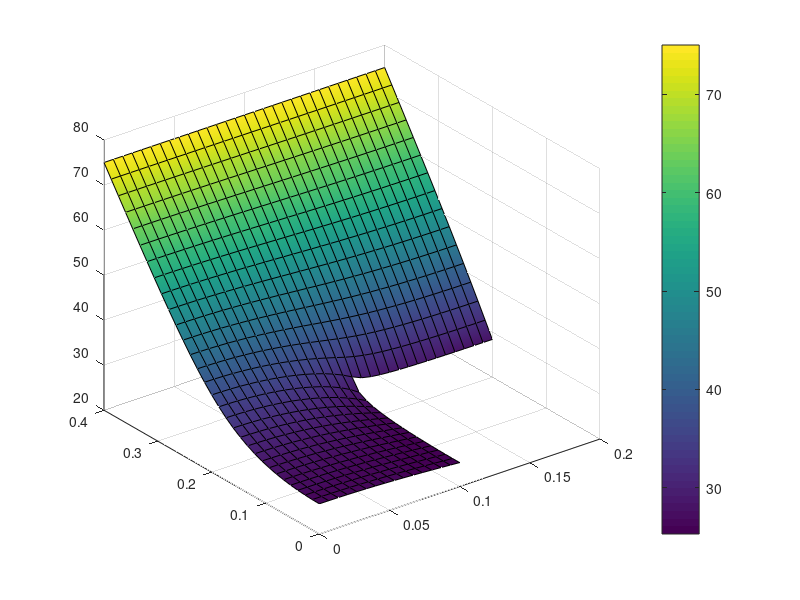

Reproduce this figure in MATLAB.
clc; clear; close all;
%% dati
Ly = .4;
Lx = .2;
cond = 400;
Tinf = 25;
hh = 3e4;
Tnorth = 75;
Lchip = 10e-3;
Achip = Lchip^2;

%% griglie spaziali
nx2 = 31;
nx1 = round(nx2/2);
ny2 = 31;
ny1 = round(ny2/2);
ntot = nx2*ny2;

xvet = linspace(0,Lx,nx2);
yvet = linspace(0,Ly,ny2);
dx = xvet(2)-xvet(1);
dy = yvet(2)-yvet(1);

[xmat,ymat] = meshgrid(xvet,yvet);

%% creo il sistema
AA = sparse([],[],[],ntot,ntot,5*ntot);
bb = zeros(ntot,1);

% --- centro ---
% south block
for jx = 2:nx1-1
    for jy = 2:ny1 % compreso il bordo tra i due blocchi
        kk = jx+(jy-1)*nx1;
        
        AA(kk,kk) = -2*(dx/dy+dy/dx);
        if jy == ny1
            AA(kk,kk+nx2) = dx/dy; % north
        else
            AA(kk,kk+nx1) = dx/dy; % north
        end
        AA(kk,kk-nx1) = dx/dy; % south
        AA(kk,kk-1) = dy/dx; % west
        AA(kk,kk+1) = dy/dx; % east
    end
end

% north block
for jx = 2:nx2-1
    for jy = ny1+1:ny2-1
        kk = nx1*(ny1-1)+jx+(jy-ny1)*nx2;
        
        AA(kk,kk) = -2*(dx/dy+dy/dx);
        AA(kk,kk+nx2) = dx/dy; % north
        AA(kk,kk-nx2) = dx/dy; % south
        AA(kk,kk-1) = dy/dx; % west
        AA(kk,kk+1) = dy/dx; % east
    end
end

% --- condizioni al contorno ---
% north (con north-west e north-east)
for jx = 1:nx2
    kk = jx+(ny2-ny1)*nx2+(ny1-1)*nx1;
    
    AA(kk,kk) = 1;
    bb(kk) = Tnorth;
end

% east esterno (senza nort-east e center-east)
for jy = ny1+1:ny2-1
    kk = (ny1-1)*nx1+nx2*(jy-ny1+1);
    
    AA(kk,kk) = -(dx/dy+dy/dx);
    AA(kk,kk+nx2) = dx/2/dy; % north
    AA(kk,kk-nx2) = dx/2/dy; % south
    AA(kk,kk-1) = dy/dx; % west
end

% center-east (neumann da east e robin da south)
for jx = nx2:nx2
    kk = jx+(ny1-1)*nx1;
    
    AA(kk,kk) = -(dx/dy+dy/dx+hh/cond*dx)/2;
    AA(kk,kk+nx2) = dx/2/dy; % north
    AA(kk,kk-1) = dy/2/dx; % west
    bb(kk) = -hh/cond*dx/2*Tinf;
end

% south interno (senza center-east e center-center)
for jx = nx1+1:nx2-1
    kk = jx+(ny1-1)*nx1;
    
    AA(kk,kk) = -(dx/dy+dy/dx)-hh/cond*dx;
    AA(kk,kk+nx2) = dx/dy; % north
    AA(kk,kk-1) = dy/2/dx; % west
    AA(kk,kk+1) = dy/2/dx; % east
    bb(kk) = -hh/cond*dx*Tinf;
end

% center-center
for jx = nx1:nx1
    kk = jx*ny1;
    
    AA(kk,kk) = -dx/dy-dy/dx-dx/2/dy-dy/2/dx-hh/cond*(dx+dy)/2;
    AA(kk,kk+nx2) = dx/dy; % north
    AA(kk,kk-nx2) = dx/2/dy; % south
    AA(kk,kk-1) = dy/dx; % west
    AA(kk,kk+1) = dy/2/dx; % east
    bb(kk) = -hh/cond/2*Tinf*(dx+dy);
end

% east interno (senza center-center e south-center)
for jy = 2:ny1-1
    kk = jy*nx1;
    
    AA(kk,kk) = -(dx/dy+dy/dx)-hh/cond*dy;
    AA(kk,kk+nx1) = dx/2/dy; % north
    AA(kk,kk-nx1) = dx/2/dy; % south
    AA(kk,kk-1) = dy/dx; % west
    bb(kk) = -hh/cond*dy*Tinf;
end

% south-center (robin da east e neumann da south)
for jx = nx1:nx1
    kk = jx;
    
    AA(kk,kk) = -(dx/dy+dy/dx)/2-hh/cond*dy/2;
    AA(kk,kk+nx1) = dx/2/dy; % north
    AA(kk,kk-1) = dy/2/dx; % west
    bb(kk) = -hh/cond*Tinf*dy/2;
end

% south esterno (senza south-center e south-west)
for jx = 2:nx1-1
    kk = jx;
    
    AA(kk,kk) = -(dx/dy+dy/dx);
    AA(kk,kk+nx1) = dx/dy; % north
    AA(kk,kk-1) = dy/2/dx; % west
    AA(kk,kk+1) = dy/2/dx; % east
end

% south-west (neumann da east e da south)
for jx = 1:1
    kk = jx;
    
    AA(kk,kk) = -(dx/dy+dy/dx)/2;
    AA(kk,kk+nx1) = dx/2/dy; % north
    AA(kk,kk+1) = dy/2/dx; % east
end

% west (senza south-west e north-west)
for jy = 2:ny2-1
    if jy <= ny1
        kk = 1+(jy-1)*nx1;
    else
        kk = 1+(jy-ny1)*nx2+(ny1-1)*nx1;
    end
    
    AA(kk,kk) = -(dx/dy+dy/dx);
    if jy < ny1
        AA(kk,kk+nx1) = dx/2/dy; % north
    else
        AA(kk,kk+nx2) = dx/2/dy; % north
    end
    if jy <= ny1
        AA(kk,kk-nx1) = dx/2/dy; % south
    else
        AA(kk,kk-nx2) = dx/2/dy; % south
    end
    AA(kk,kk+1) = dy/dx; % east
end

% --- risolvo il sistema ---
TT = AA\bb;

%% sistemo il dominio
TTmat = zeros(nx2,ny2);
for jx = 1:nx2
    for jy = 1:ny2
        if jx>nx1 && jy<ny1
            TTmat(jx,jy) = nan;
        else
            if jy<=ny1
                kk = jx+(jy-1)*nx1;
            else
                kk = nx1*(ny1-1)+jx+(jy-ny1)*nx2;
            end
            TTmat(jx,jy) = TT(kk);
        end
    end
end

%% calcolo massima dissipazione di calore
% dissipazione south interna
nchipperdom = Lx/Lchip;
fprintf('Ci sono %i chip in ogni dominio considerato.\n',nchipperdom)
qconvsouth = trapz(xvet(nx1:nx2),hh*(Tinf-TTmat(nx1:nx2,ny1)));
qconveast = trapz(yvet(1:ny1-1),hh*(Tinf-TTmat(nx1,1:ny1-1)));
qconv = qconvsouth+qconveast;
fprintf('Calore disperso sul bordo orizzonatale: %.3f W.\n',-Lchip*qconvsouth/nchipperdom)
fprintf('Calore disperso sul bordo verticale: %.3f W.\n',-Lchip*qconveast/nchipperdom)
fprintf('Calore disperso totale: %.3f W.\n',-Lchip*qconv/nchipperdom)

%% post production
surf(xmat,ymat,TTmat','facecolor','interp')
colorbar